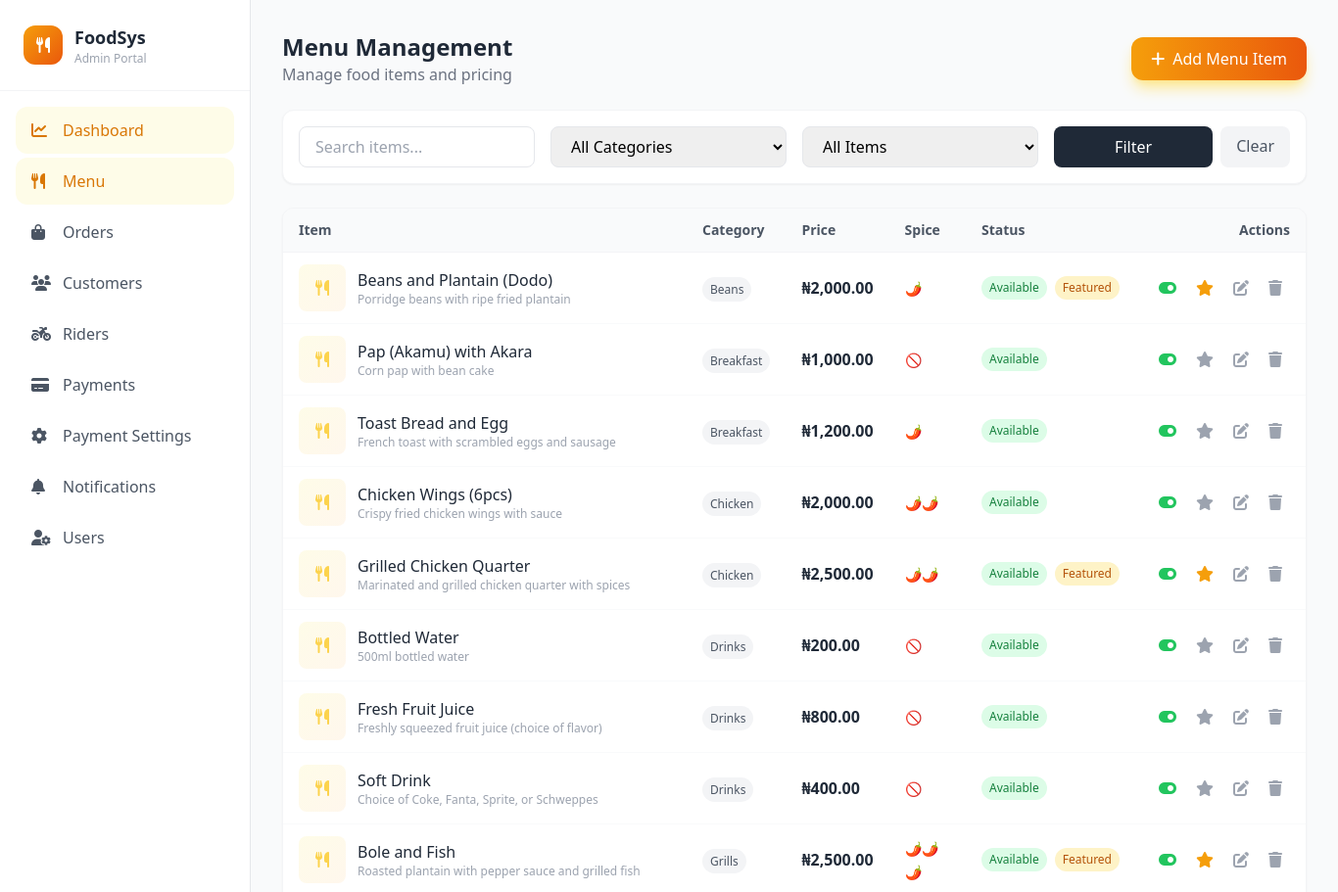
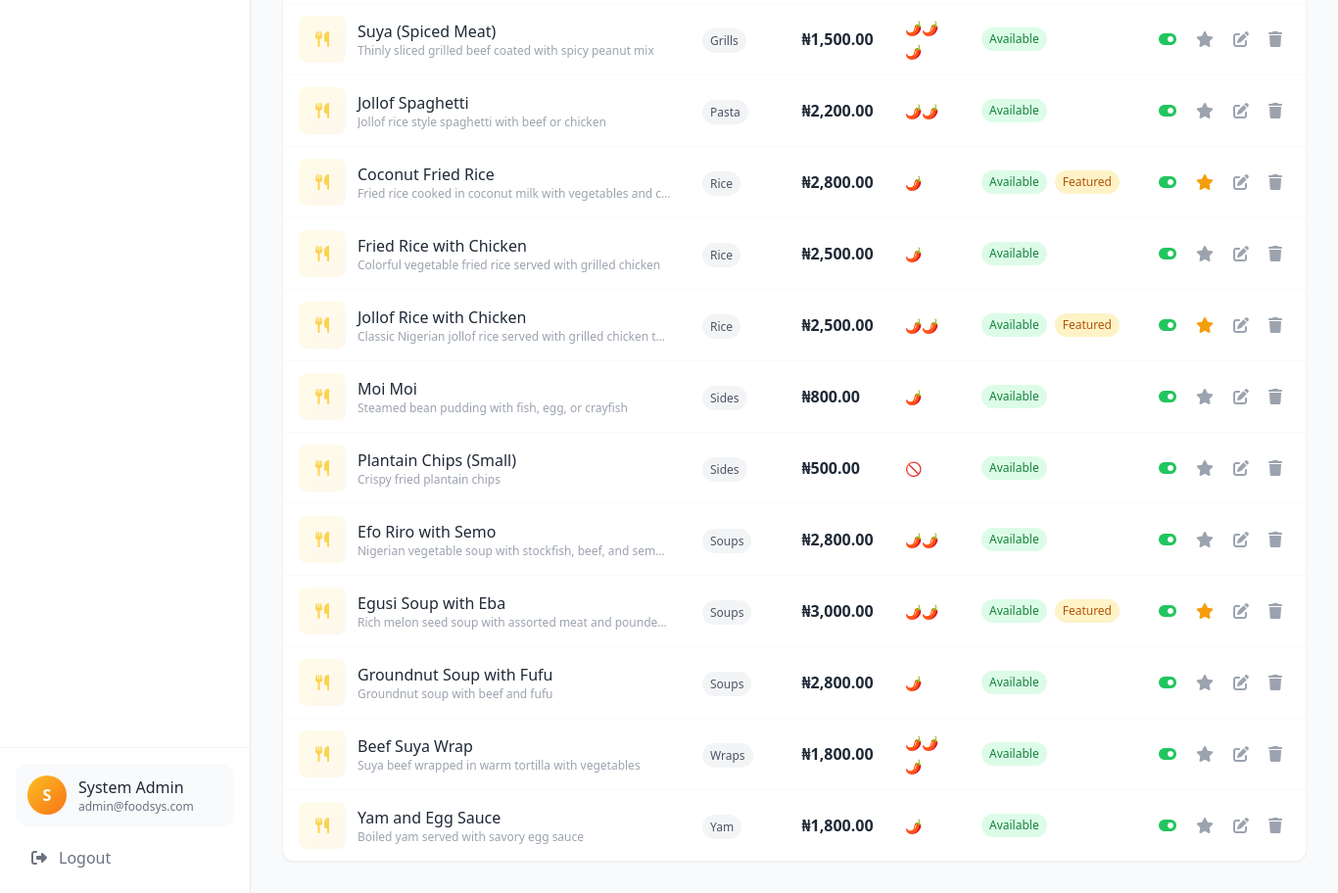
The app's page /admin/menu.php (signed in) with its own data (2 pictures, top to bottom).
### tables this page shows
CREATE TABLE IF NOT EXISTS `menu_items` (
  `id` INT UNSIGNED NOT NULL AUTO_INCREMENT,
  `name` VARCHAR(200) NOT NULL,
  `description` TEXT DEFAULT NULL,
  `price` DECIMAL(10,2) NOT NULL,
  `category` VARCHAR(100) DEFAULT 'Main',
  `image_url` VARCHAR(500) DEFAULT NULL,
  `is_available` TINYINT(1) DEFAULT 1,
  `is_featured` TINYINT(1) DEFAULT 0,
  `preparation_time` INT UNSIGNED DEFAULT 30 COMMENT 'in minutes',
  `spice_level` ENUM('none', 'mild', 'medium', 'hot') DEFAULT 'medium',
  `tags` VARCHAR(500) DEFAULT NULL COMMENT 'comma-separated tags',
  `created_at` TIMESTAMP DEFAULT CURRENT_TIMESTAMP,
  `updated_at` TIMESTAMP DEFAULT CURRENT_TIMESTAMP ON UPDATE CURRENT_TIMESTAMP,
  PRIMARY KEY (`id`),
  KEY `idx_category` (`category`),
  KEY `idx_available` (`is_available`),
  KEY `idx_featured` (`is_featured`)
);

### config/config.php (called while the page is built, shortened)
<?php
spl_autoload_register(function ($class) {
    $file = CLASSES_PATH . '/' . $class . '.php';
});
require_once CLASSES_PATH . '/Database.php';
function isLoggedIn() {
    return isset($_SESSION['user_id']) && !empty($_SESSION['user_id']);
}
function getCurrentUser() {
    return [
        'id' => $_SESSION['user_id'] ?? null,
        'name' => $_SESSION['user_name'] ?? null,
        'email' => $_SESSION['user_email'] ?? null,
        'role' => $_SESSION['user_role'] ?? null,
    ];
}
function formatCurrency($amount) {
    return DEFAULT_CURRENCY . number_format($amount, 2);
}

### classes/Database.php (called while the page is built, shortened)
<?php
class Database {
    private static $instance = null;
    private $connection;
    private function __construct() {
        try {
            $this->connection = new mysqli(
                DB_HOST,
                DB_USER,
                DB_PASS,
                DB_NAME
            );
            $this->connection->set_charset(DB_CHARSET);
        } catch (Exception $e) {
            throw new Exception("Database connection error: " . $e->getMessage());
        }
    }
    public static function getInstance() {
        if (self::$instance === null) {
            self::$instance = new self();
        }
        return self::$instance;
    }
    public function select($query, $params = []) {
        $stmt = $this->prepare($query, $params);
        $result = $stmt->get_result();
        $rows = [];
        while ($row = $result->fetch_assoc()) {
            $rows[] = $row;
        }
        return $rows;
    }
    private function prepare($query, $params = []) {
        $stmt = $this->connection->prepare($query);
        $result = $stmt->execute();
        return $stmt;
    }
}

### classes/MenuItem.php (called while the page is built, shortened)
<?php
class MenuItem {
    private $db;
    public function __construct() {
        $this->db = Database::getInstance();
    }
    public function getAll($filters = []) {
        $where = "WHERE 1=1";
        $params = [];
        $orderBy = $filters['order_by'] ?? 'category ASC, name ASC';
        return $this->db->select(
            "SELECT * FROM menu_items $where ORDER BY $orderBy",
            $params
        );
    }
}

### admin/menu.php (the view, shortened to what this page needs)
<?php
require_once dirname(__DIR__) . '/config/config.php';
$menuItem = new MenuItem();
require_once INCLUDES_PATH . '/header.php';
$filters = [
    'category' => $_GET['category'] ?? '',
    'available' => isset($_GET['available']) ? $_GET['available'] === '1' : null,
    'search' => $_GET['search'] ?? '',
];
$menuItems = $menuItem->getAll($filters);
?>
<div class="flex flex-col md:flex-row md:items-center md:justify-between gap-4 mb-6">
    <div>
        <h1 class="text-2xl font-bold text-gray-800">Menu Management</h1>
        <p class="text-gray-500">Manage food items and pricing</p>
    </div>
    <button onclick="openNewItemModal()" class="inline-flex items-center gap-2 px-5 py-2.5 bg-gradient-to-r from-amber-500 to-orange-600 text-white font-medium rounded-xl hover:from-amber-600 hover:to-orange-700 transition-all shadow-lg shadow-amber-200">
        <i class="fas fa-plus"></i>
        <span>Add Menu Item</span>
    </button>
</div>
<div class="bg-white rounded-xl border border-gray-100 p-4 mb-6 shadow-sm">
    <form method="GET" action="" class="grid grid-cols-1 md:grid-cols-4 gap-4">
        <div>
            <input type="text" name="search" value="<?php echo htmlspecialchars($filters['search']); ?>" placeholder="Search items..." class="w-full px-4 py-2 border border-gray-200 rounded-lg focus:ring-2 focus:ring-amber-500 focus:border-amber-500">
        </div>
        <div>
            <select name="category" class="w-full px-4 py-2 border border-gray-200 rounded-lg focus:ring-2 focus:ring-amber-500 focus:border-amber-500">
                <option value="">All Categories</option>
            </select>
        </div>
        <div>
            <select name="available" class="w-full px-4 py-2 border border-gray-200 rounded-lg focus:ring-2 focus:ring-amber-500 focus:border-amber-500">
                <option value="">All Items</option>
            </select>
        </div>
        <div class="flex gap-2">
            <button type="submit" class="flex-1 px-4 py-2 bg-gray-800 text-white rounded-lg hover:bg-gray-700">Filter</button>
            <a href="menu.php" class="px-4 py-2 bg-gray-100 text-gray-600 rounded-lg hover:bg-gray-200">Clear</a>
        </div>
    </form>
</div>
<div class="bg-white rounded-xl border border-gray-100 shadow-sm overflow-hidden">
    <div class="hidden md:block overflow-x-auto">
        <table class="w-full">
            <thead class="bg-gray-50 border-b border-gray-100">
                <tr>
                    <th class="text-left px-4 py-3 text-sm font-semibold text-gray-600">Item</th>
                    <th class="text-left px-4 py-3 text-sm font-semibold text-gray-600">Category</th>
                    <th class="text-left px-4 py-3 text-sm font-semibold text-gray-600">Price</th>
                    <th class="text-left px-4 py-3 text-sm font-semibold text-gray-600">Spice</th>
                    <th class="text-left px-4 py-3 text-sm font-semibold text-gray-600">Status</th>
                    <th class="text-right px-4 py-3 text-sm font-semibold text-gray-600">Actions</th>
                </tr>
            </thead>
            <tbody class="divide-y divide-gray-50">
                <?php if (empty($menuItems)): ?>
                <tr>
                    <td colspan="6" class="px-4 py-12 text-center text-gray-400">
                        <i class="fas fa-utensils text-4xl mb-3"></i>
                        <p>No menu items found</p>
                    </td>
                </tr>
                <?php else: ?>
                    <?php foreach ($menuItems as $item): ?>
                    <tr class="hover:bg-gray-50">
                        <td class="px-4 py-3">
                            <div class="flex items-center gap-3">
                                <?php if (!empty($item['image_url'])): ?>
                                <img src="<?php echo htmlspecialchars($item['image_url']); ?>" alt="<?php echo htmlspecialchars($item['name']); ?>" class="w-12 h-12 rounded-lg object-cover">
                                <?php else: ?>
                                <div class="w-12 h-12 bg-gradient-to-br from-amber-50 to-orange-50 rounded-lg flex items-center justify-center">
                                    <i class="fas fa-utensils text-amber-300"></i>
                                </div>
                                <?php endif; ?>
                                <div>
                                    <p class="font-medium text-gray-800"><?php echo htmlspecialchars($item['name']); ?></p>
                                    <p class="text-xs text-gray-400 max-w-xs truncate"><?php echo htmlspecialchars($item['description'] ?? ''); ?></p>
                                </div>
                            </div>
                        </td>
                        <td class="px-4 py-3">
                            <span class="px-2 py-1 text-xs bg-gray-100 text-gray-600 rounded-full"><?php echo htmlspecialchars($item['category']); ?></span>
                        </td>
                        <td class="px-4 py-3">
                            <span class="font-semibold text-gray-800"><?php echo formatCurrency($item['price']); ?></span>
                        </td>
                        <td class="px-4 py-3">
                            <span class="text-sm" title="<?php echo ucfirst($item['spice_level']); ?>">
                                <?php
                                $spiceLabels = [
                                    'none' => '🚫',
                                    'mild' => '🌶️',
                                    'medium' => '🌶️🌶️',
                                    'hot' => '🌶️🌶️🌶️',
                                ];
                                echo $spiceLabels[$item['spice_level']] ?? '🌶️';
                                ?>
                            </span>
                        </td>
                        <td class="px-4 py-3">
                            <div class="flex items-center gap-2">
                                <?php if ($item['is_available']): ?>
                                <span class="px-2 py-1 text-xs bg-green-100 text-green-700 rounded-full">Available</span>
                                <?php else: ?>
                                <span class="px-2 py-1 text-xs bg-red-100 text-red-700 rounded-full">Unavailable</span>
                                <?php endif; ?>
                                <?php if ($item['is_featured']): ?>
                                <span class="px-2 py-1 text-xs bg-amber-100 text-amber-700 rounded-full">Featured</span>
                                <?php endif; ?>
                            </div>
                        </td>
                        <td class="px-4 py-3">
                            <div class="flex items-center justify-end gap-1">
                                <button onclick="toggleAvailable(<?php echo $item['id']; ?>)" class="p-2 text-gray-400 hover:text-green-600 hover:bg-green-50 rounded-lg" title="<?php echo $item['is_available'] ? 'Mark unavailable' : 'Mark available'; ?>">
                                    <i class="fas <?php echo $item['is_available'] ? 'fa-toggle-on text-green-500' : 'fa-toggle-off text-gray-300'; ?>"></i>
                                </button>
                                <button onclick="toggleFeatured(<?php echo $item['id']; ?>)" class="p-2 text-gray-400 hover:text-amber-600 hover:bg-amber-50 rounded-lg" title="Toggle featured">
                                    <i class="fas fa-star <?php echo $item['is_featured'] ? 'text-amber-500' : ''; ?>"></i>
                                </button>
                                <button onclick="editItem(<?php echo $item['id']; ?>)" class="p-2 text-gray-400 hover:text-blue-600 hover:bg-blue-50 rounded-lg" title="Edit">
                                    <i class="fas fa-edit"></i>
                                </button>
                                <button onclick="deleteItem(<?php echo $item['id']; ?>, '<?php echo htmlspecialchars($item['name'], ENT_QUOTES); ?>')" class="p-2 text-gray-400 hover:text-red-600 hover:bg-red-50 rounded-lg" title="Delete">
                                    <i class="fas fa-trash"></i>
                                </button>
                            </div>
                        </td>
                    </tr>
                    <?php endforeach; ?>
                <?php endif; ?>
            </tbody>
        </table>
    </div>
</div>
<?php require_once INCLUDES_PATH . '/footer.php'; ?>

### includes/header.php (shortened to what this page needs)
<?php
$user = getCurrentUser();
?>
<!DOCTYPE html>
<html lang="en">
<head>
    <script src="https://cdn.tailwindcss.com"></script>
    <link rel="stylesheet" href="https://cdnjs.cloudflare.com/ajax/libs/font-awesome/6.4.0/css/all.min.css">
</head>
<body class="bg-gray-50 min-h-screen">
<?php if (isLoggedIn()): ?>
<?php
$navItems = [];
switch ($user['role']) {
    case 'admin':
        $dashboardPath = SITE_URL . '/admin';
        $navItems = [
            ['name' => 'Dashboard', 'icon' => 'fa-chart-line', 'link' => $dashboardPath],
            ['name' => 'Menu', 'icon' => 'fa-utensils', 'link' => $dashboardPath . '/menu.php'],
            ['name' => 'Orders', 'icon' => 'fa-shopping-bag', 'link' => $dashboardPath . '/orders.php'],
            ['name' => 'Customers', 'icon' => 'fa-users', 'link' => $dashboardPath . '/customers.php'],
            ['name' => 'Riders', 'icon' => 'fa-motorcycle', 'link' => $dashboardPath . '/riders.php'],
            ['name' => 'Payments', 'icon' => 'fa-credit-card', 'link' => $dashboardPath . '/payments.php'],
            ['name' => 'Payment Settings', 'icon' => 'fa-cog', 'link' => $dashboardPath . '/payment-settings.php'],
            ['name' => 'Notifications', 'icon' => 'fa-bell', 'link' => $dashboardPath . '/notifications.php'],
            ['name' => 'Users', 'icon' => 'fa-user-cog', 'link' => $dashboardPath . '/users.php'],
        ];
        break;
}
?>
<div class="flex min-h-screen">
    <aside class="hidden md:flex md:flex-col md:w-64 md:fixed md:h-screen bg-white border-r border-gray-200 z-30">
        <div class="flex items-center gap-3 p-6 border-b border-gray-100">
            <div class="w-10 h-10 bg-gradient-to-br from-amber-500 to-orange-600 rounded-xl flex items-center justify-center">
                <i class="fas fa-utensils text-white"></i>
            </div>
            <div>
                <h1 class="font-bold text-gray-800 text-lg"><?php echo SITE_NAME; ?></h1>
                <p class="text-xs text-gray-400 capitalize"><?php echo $user['role']; ?> Portal</p>
            </div>
        </div>
        <nav class="flex-1 p-4 space-y-1 overflow-y-auto">
            <?php
            $currentPath = parse_url($_SERVER['REQUEST_URI'], PHP_URL_PATH);
            foreach ($navItems as $item):
                $isActive = (strpos($currentPath, basename($item['link'])) !== false) ||
                           ($currentPath === $item['link']);
            ?>
            <a href="<?php echo $item['link']; ?>"
               class="flex items-center gap-3 px-4 py-3 rounded-xl transition-all <?php echo $isActive ? 'bg-amber-50 text-amber-600' : 'text-gray-600 hover:bg-gray-50'; ?>">
                <i class="fas <?php echo $item['icon']; ?> w-5"></i>
                <span class="font-medium"><?php echo $item['name']; ?></span>
            </a>
            <?php endforeach; ?>
        </nav>
        <div class="p-4 border-t border-gray-100">
            <div class="flex items-center gap-3 p-3 bg-gray-50 rounded-xl">
                <div class="w-10 h-10 bg-gradient-to-br from-amber-400 to-orange-500 rounded-full flex items-center justify-center text-white font-semibold">
                    <?php echo strtoupper(substr($user['name'], 0, 1)); ?>
                </div>
                <div class="flex-1 min-w-0">
                    <p class="font-medium text-gray-800 truncate"><?php echo htmlspecialchars($user['name']); ?></p>
                    <p class="text-xs text-gray-500 truncate"><?php echo htmlspecialchars($user['email']); ?></p>
                </div>
            </div>
            <a href="<?php echo SITE_URL; ?>/logout.php" class="mt-3 flex items-center gap-3 px-4 py-2 text-gray-500 hover:text-red-500 transition-colors">
                <i class="fas fa-sign-out-alt"></i>
                <span>Logout</span>
            </a>
        </div>
    </aside>
    <main class="flex-1 md:ml-64 pt-16 md:pt-0 min-h-screen">
        <div class="p-4 md:p-8">
<?php else: ?>
<main class="min-h-screen">
    <div class="p-4 md:p-8 max-w-7xl mx-auto">
<?php endif; ?>

### includes/footer.php (shortened to what this page needs)
<?php if (isLoggedIn()): ?>
        </div>
    </main>
</div>
<?php else: ?>
    </div>
</main>
<?php endif; ?>
</body>
</html>

### records on screen
menu_items: name "Beans and Plantain (Dodo)", description "Porridge beans with ripe fried plantain", category "Beans", price "₦2,000.00", spice_level "🌶️", is_available "Available", is_featured "Featured"
menu_items: name "Pap (Akamu) with Akara", description "Corn pap with bean cake", category "Breakfast", price "₦1,000.00", spice_level "🚫", is_available "Available", is_featured 0 (drawn)
menu_items: name "Toast Bread and Egg", description "French toast with scrambled eggs and sausage", category "Breakfast", price "₦1,200.00", spice_level "🌶️", is_available "Available", is_featured 0 (drawn)
menu_items: name "Chicken Wings (6pcs)", description "Crispy fried chicken wings with sauce", category "Chicken", price "₦2,000.00", spice_level "🌶️🌶️", is_available "Available", is_featured 0 (drawn)
menu_items: name "Grilled Chicken Quarter", description "Marinated and grilled chicken quarter with spices", category "Chicken", price "₦2,500.00", spice_level "🌶️🌶️", is_available "Available", is_featured "Featured"
menu_items: name "Bottled Water", description "500ml bottled water", category "Drinks", price "₦200.00", spice_level "🚫", is_available "Available", is_featured 0 (drawn)
menu_items: name "Fresh Fruit Juice", description "Freshly squeezed fruit juice (choice of flavor)", category "Drinks", price "₦800.00", spice_level "🚫", is_available "Available", is_featured 0 (drawn)
menu_items: name "Soft Drink", description "Choice of Coke, Fanta, Sprite, or Schweppes", category "Drinks", price "₦400.00", spice_level "🚫", is_available "Available", is_featured 0 (drawn)
menu_items: name "Bole and Fish", description "Roasted plantain with pepper sauce and grilled fish", category "Grills", price "₦2,500.00", spice_level "🌶️🌶️🌶️", is_available "Available", is_featured "Featured"
menu_items: name "Suya (Spiced Meat)", description "Thinly sliced grilled beef coated with spicy peanut mix", category "Grills", price "₦1,500.00", spice_level "🌶️🌶️🌶️", is_available "Available", is_featured 0 (drawn)
menu_items: name "Jollof Spaghetti", description "Jollof rice style spaghetti with beef or chicken", category "Pasta", price "₦2,200.00", spice_level "🌶️🌶️", is_available "Available", is_featured 0 (drawn)
menu_items: name "Coconut Fried Rice", description "Fried rice cooked in coconut milk with vegetables and c…", category "Rice", price "₦2,800.00", spice_level "🌶️", is_available "Available", is_featured "Featured"
menu_items: name "Fried Rice with Chicken", description "Colorful vegetable fried rice served with grilled chicken", category "Rice", price "₦2,500.00", spice_level "🌶️", is_available "Available", is_featured 0 (drawn)
menu_items: name "Jollof Rice with Chicken", description "Classic Nigerian jollof rice served with grilled chicken t…", category "Rice", price "₦2,500.00", spice_level "🌶️🌶️", is_available "Available", is_featured "Featured"
menu_items: name "Moi Moi", description "Steamed bean pudding with fish, egg, or crayfish", category "Sides", price "₦800.00", spice_level "🌶️", is_available "Available", is_featured 0 (drawn)
menu_items: name "Plantain Chips (Small)", description "Crispy fried plantain chips", category "Sides", price "₦500.00", spice_level "🚫", is_available "Available", is_featured 0 (drawn)
menu_items: name "Efo Riro with Semo", description "Nigerian vegetable soup with stockfish, beef, and sem…", category "Soups", price "₦2,800.00", spice_level "🌶️🌶️", is_available "Available", is_featured 0 (drawn)
menu_items: name "Egusi Soup with Eba", description "Rich melon seed soup with assorted meat and pounde…", category "Soups", price "₦3,000.00", spice_level "🌶️🌶️", is_available "Available", is_featured "Featured"
menu_items: name "Groundnut Soup with Fufu", description "Groundnut soup with beef and fufu", category "Soups", price "₦2,800.00", spice_level "🌶️", is_available "Available", is_featured 0 (drawn)
menu_items: name "Beef Suya Wrap", description "Suya beef wrapped in warm tortilla with vegetables", category "Wraps", price "₦1,800.00", spice_level "🌶️🌶️🌶️", is_available "Available", is_featured 0 (drawn)
menu_items: name "Yam and Egg Sauce", description "Boiled yam served with savory egg sauce", category "Yam", price "₦1,800.00", spice_level "🌶️", is_available "Available", is_featured 0 (drawn)

### other values on screen
SITE_NAME "FoodSys"
$user['role'] "Admin"
$item['name'] "Dashboard"
$item['name'] "Menu"
$item['name'] "Orders"
$item['name'] "Customers"
$item['name'] "Riders"
$item['name'] "Payments"
$item['name'] "Payment Settings"
$item['name'] "Notifications"
$item['name'] "Users"
substr($user['name'], 0, 1) "S"
$user['name'] "System Admin"
$user['email'] "admin@foodsys.com"
